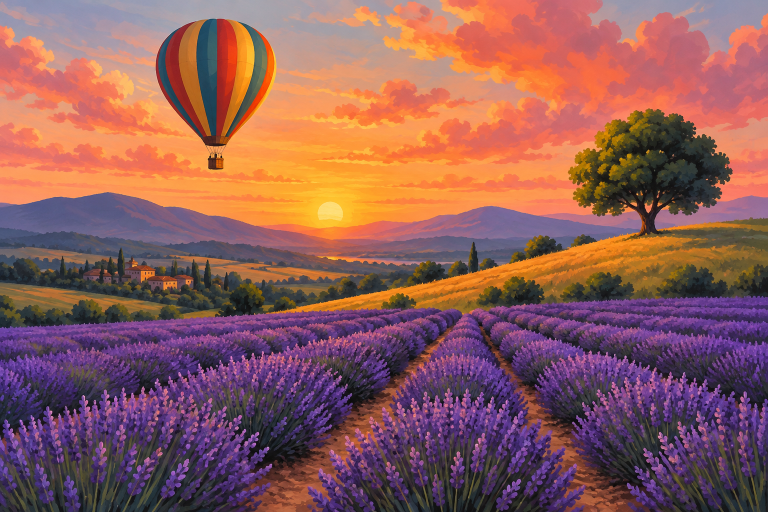
#> input picture spike/experiments/bench/pictures/balloon-lavender/photo.png, 1536 x 1024 px (shown at 1/2 size)
$ python packet.py --lesson pictures/balloon-lavender
#> lines starting #> are read from the running program, lines starting #| are printed output that depends on the picture
### spike/experiments/bench/benchlib.py
"""Shared helpers for the v3 yardstick (#165): paths, the bench's pictures, hashes, and reading a lesson folder.

Every tool in spike/experiments/bench/ imports this. Nothing here changes a lesson folder.
"""

from __future__ import annotations

import hashlib
import json
from pathlib import Path

HERE = Path(__file__).resolve().parent
ROOT = HERE.parent.parent.parent
SPIKE = ROOT / "spike"
PICTURES_DIR = HERE / "pictures"
SCORES_DIR = HERE / "scores"

# The 8 bench pictures, by photo stem (photos/<stem>.<ext>): the five on the site, then the three picked to be hard
# (docs/design/pipeline-v3-plan.md, Wave 0).
PICTURES = ["chickadee", "red-sailboat", "balloon-lavender", "sleeping-cat", "snow-lantern", "highland-cow",
            "lake-cabin", "birch-grove"]

# Fault classes from the issue history (fault_counter.md has the definitions)
CLASSES = {"A": "step pictures", "B": "outlines", "C": "placement", "D": "paints", "E": "text", "F": "teaching",
           "G": "site", "H": "tooling"}
SEVERITY = {"blocker": 3, "major": 2, "minor": 1}


TEXT = {".json", ".md", ".txt"}  # frozen text: hashed with LF line ends, whatever a checkout did to them


# [11 lines left out: function sha256, not called in this run]


def lf_bytes(path: Path) -> bytes:
    """A frozen text file's bytes with LF line ends (as frozen), for copying into a build."""
    return Path(path).read_bytes().replace(b"\r\n", b"\n")


# [6 lines left out: function posix, not called in this run]


def dumps(data) -> str:
    """JSON the same way every time: sorted keys, two-space indent, a newline at the end."""
    return json.dumps(data, indent=2, sort_keys=True, ensure_ascii=False) + "\n"


# [4 lines left out: function write_json, not called in this run]


def read_json(path: Path, default=None):
    path = Path(path)
    if not path.exists():
        return default
    return json.loads(path.read_text(encoding="utf-8"))


def picture_of(lesson: Path) -> str:
    """The picture a lesson folder is of: its bench.json, else the run folder's name (<stem>_skill_<time>), else the
    canvas.json input's stem."""
    lesson = Path(lesson)
    bench = read_json(lesson / "bench.json")
    if bench and bench.get("picture"):
        return bench["picture"]
    if "_skill_" in lesson.name:
        return lesson.name.split("_skill_")[0]
    canvas = read_json(lesson / "canvas.json") or {}
    if canvas.get("input"):
        return Path(canvas["input"]).stem
    return lesson.name


def picture_order(name: str) -> tuple[int, str]:
    return (PICTURES.index(name) if name in PICTURES else len(PICTURES), name)


def canvas_box(lesson: Path) -> list[float]:
    canvas = read_json(Path(lesson) / "canvas.json") or {}
    return canvas.get("canvas_box") or [0.0, 0.0, 1.0, 1.0]


# [4 lines left out: function stage_image, not called in this run]


def lesson_steps(lesson: Path) -> list[dict]:
    """Every step of a published lesson (lesson.json) with what a painter is given for it: picture, words, paints,
    brushes. Only what the lesson page shows; nothing from the plan or the run's own reviews."""
    data = read_json(Path(lesson) / "lesson.json")
    if not data:
        raise FileNotFoundError(f"{lesson}/lesson.json is missing: publish the lesson first")
    groups = {}
    for g in data.get("groups") or []:
        for sid in g.get("steps") or []:
            groups[sid] = g.get("name", "")
    out = []
    for i, s in enumerate(data.get("stages") or []):
        out.append({
            "n": i + 1, "id": s.get("id", f"step-{i + 1}"), "name": s.get("name", ""),
            "group": groups.get(s.get("id"), ""), "image": stage_image(lesson, s),
            "lines": [str(x) for x in s.get("steps") or []],
            "tip": s.get("tip") or "",
            "brushes": s.get("brushes") or "",
            "paints": [{"name": c.get("name", ""), "hex": c.get("hex", ""), "recipe": c.get("recipe", "")}
                       for c in s.get("colors") or []],
        })
    return out


def crop_canvas(img, box: list[float]):
    """The canvas part of a picture in the image model's frame (the same crop publish makes)."""
    W, H = img.size
#> W = 1536; H = 1024
    if list(box) in ([0, 0, 1, 1], [0.0, 0.0, 1.0, 1.0]):
        return img
    return img.crop((round(box[0] * W), round(box[1] * H), round(box[2] * W), round(box[3] * H)))

### spike/experiments/bench/packet.py
"""Packets for the fault counter (#165, S0c): what a painter gets from a lesson, and nothing else.

    python spike/experiments/bench/packet.py --lesson LESSON [--lesson LESSON ...] [--out DIR] [--seed N]

DIR must be outside the repository (by default a new temp folder): a counter must never sit next to the bench's
saved results (spike/experiments/bench/baseline/<picture>/faults.json, known_problems.json), which for a pair round
are the answers for the same picture.

For each lesson it writes DIR/<packet id>/ with:
    photo.jpg            the photo the lesson shows, cropped to the canvas
    finish.jpg           the finished painting, cropped to the canvas
    steps/NN.jpg         each step picture as the painter sees it (canvas crop, 1200 px on the long side)
    pairs/NN.jpg         step NN-1 beside step NN (step 1 beside a blank canvas), the same pictures side by side
    lesson.md            each step's name, paints with recipes, brush, numbered words and tip, as the page shows them
    packet.json          the same, structured, with the picture paths

and DIR/fault_counter.md (the brief) and DIR/key.json, which maps each packet id to its lesson folder. The key stays
out of the packets: hand the reviewer only the brief and one packet folder. Keep the key with the round's results
(the baseline's is spike/experiments/bench/baseline/key.json): agreement.py joins the counts to the owner's scores
through it. It holds packet ids, picture names, lesson folder names and step counts, no lesson content. Packet ids are p01, p02, ... in an order drawn from the seed,
so a packet's name says nothing about which run or experiment made it. Nothing from plan.json, notes.json,
review.json, the ledger, or the run's transcript goes in.
"""

from __future__ import annotations

import argparse
import json
import random
import sys
from pathlib import Path

sys.path.insert(0, str(Path(__file__).resolve().parent))
from benchlib import canvas_box, crop_canvas, lesson_steps, picture_of, read_json, write_json  # noqa: E402

SIDE = 1200
PAIR_SIDE = 800
QUALITY = 88
RESULT = "faults.json"  # what the reviewer writes in its packet folder


def _save(img, path: Path, side: int) -> None:
#> called with side = 1200
    from PIL import Image

    img = img.convert("RGB")
#> img is the input picture: PIL image 1536x1024 RGB; mean R, G, B 143.1, 92.6, 90.4
    k = side / max(img.size)
#> k = 0.781
    if k < 1:
        img = img.resize((round(img.width * k), round(img.height * k)), Image.LANCZOS)
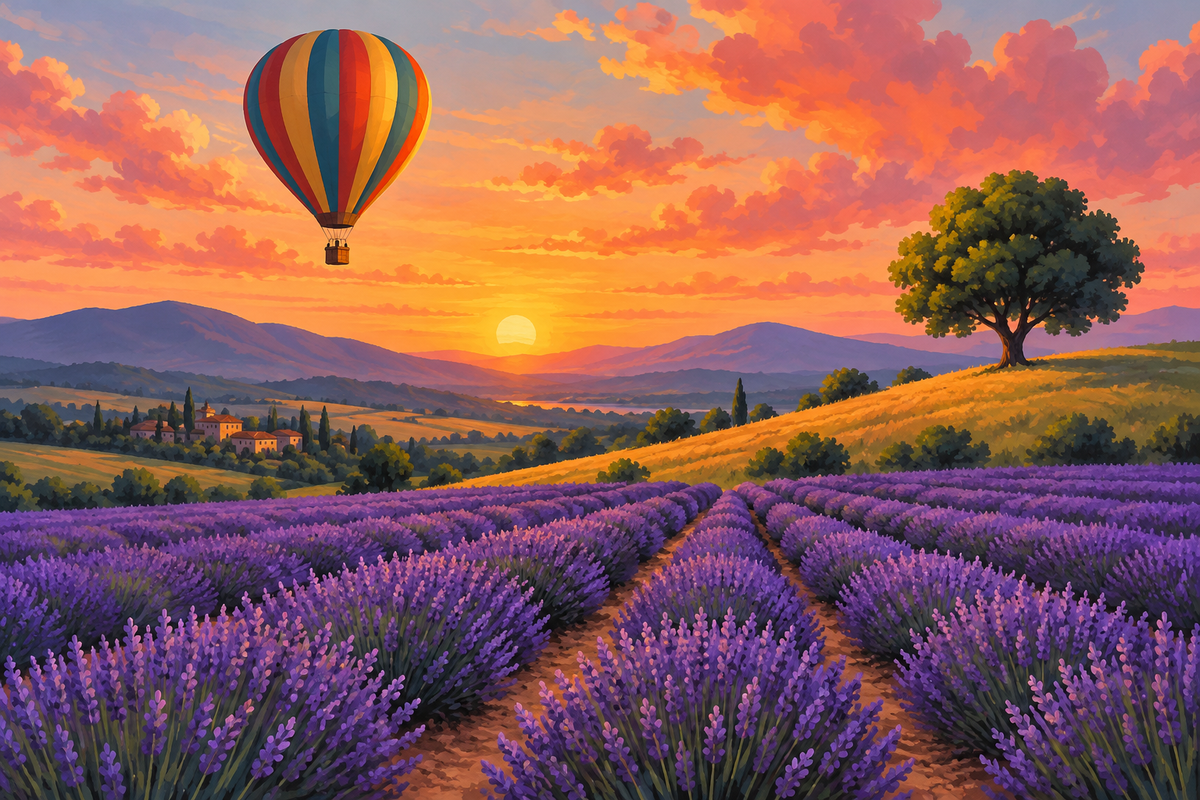
#> img: PIL image 1200x800 RGB; mean R, G, B 143.1, 92.6, 90.4
    path.parent.mkdir(parents=True, exist_ok=True)
    img.save(path, "JPEG", quality=QUALITY, optimize=True)


def _pair(before, after):
    from PIL import Image, ImageDraw

    after = after.convert("RGB")
    k = PAIR_SIDE / max(after.size)
    size = (round(after.width * k), round(after.height * k))
    b = before.convert("RGB").resize(size, Image.LANCZOS) if before is not None else Image.new("RGB", size, (246,) * 3)
    a = after.resize(size, Image.LANCZOS)
    gap, label = 16, 28
    out = Image.new("RGB", (size[0] * 2 + gap, size[1] + label), (255, 255, 255))
    out.paste(b, (0, label))
    out.paste(a, (size[0] + gap, label))
    d = ImageDraw.Draw(out)
    d.text((6, 6), "BEFORE (the step before)", fill=(0, 0, 0))
    d.text((size[0] + gap + 6, 6), "AFTER (this step)", fill=(0, 0, 0))
    return out


def _md(picture: str, steps: list[dict]) -> str:
    out = [f"# Lesson: {picture.replace('-', ' ')}", "",
           "The step pictures are in steps/, and each step beside the one before it in pairs/.", ""]
    for s in steps:
        out.append(f"## Step {s['n']}: {s['name']}")
        if s["group"]:
            out.append(f"Part of: {s['group']}")
        out.append(f"Picture: {s['picture']} (beside the step before: {s['pair']})")
        if s["paints"]:
            out.append("Paints:")
            out += [f"- {p['name']} ({p['hex']}): {p['recipe']}" for p in s["paints"]]
        if s["brushes"]:
            out.append(f"Brush: {s['brushes']}")
        out.append("Words:")
        out += [f"{i + 1}. {line}" for i, line in enumerate(s["lines"])]
        if s["tip"]:
            out.append(f"Tip: {s['tip']}")
        out.append("")
    return "\n".join(out)


def build_one(lesson: Path, dest: Path) -> dict:
    from PIL import Image

    lesson = Path(lesson)
    box = canvas_box(lesson)
    picture = picture_of(lesson)
    dest.mkdir(parents=True, exist_ok=True)
    for name, out in (("photo.png", "photo.jpg"), ("99_finish.png", "finish.jpg")):
        src = lesson / name
        if src.exists():
            _save(crop_canvas(Image.open(src), box), dest / out, SIDE)
    steps, before = [], None
#> steps = []
    for st in lesson_steps(lesson):
        img = Image.open(st["image"]).convert("RGB")
        pic, pair = f"steps/{st['n']:02d}.jpg", f"pairs/{st['n']:02d}.jpg"
        _save(img, dest / pic, SIDE)
        _save(_pair(before, img), dest / pair, PAIR_SIDE * 2 + 16)
        before = img
        steps.append({"n": st["n"], "id": st["id"], "name": st["name"], "group": st["group"], "picture": pic,
                      "pair": pair, "paints": st["paints"], "brushes": st["brushes"], "lines": st["lines"],
                      "tip": st["tip"]})
    canvas = (read_json(lesson / "canvas.json") or {}).get("canvas") or {}
    packet = {"picture": picture, "canvas_in": [canvas.get("w_in"), canvas.get("h_in")],
              "photo": "photo.jpg" if (dest / "photo.jpg").exists() else None,
              "finish": "finish.jpg" if (dest / "finish.jpg").exists() else None,
              "steps": steps, "write_to": RESULT}
    write_json(dest / "packet.json", packet)
    (dest / "lesson.md").write_bytes(_md(picture, steps).encode("utf-8"))
    return packet


class Refused(ValueError):
    pass


def build(lessons: list[Path], out: Path | None = None, seed: int = 165) -> dict:
    import shutil
    import tempfile

    from benchlib import HERE, ROOT

    out = Path(out) if out else Path(tempfile.mkdtemp(prefix="gesso-packets-"))
    if out.resolve() == ROOT.resolve() or ROOT.resolve() in out.resolve().parents:
        raise Refused(f"{out} is inside the repository: make packets outside it (leave out --out for a temp folder), "
                      "so a counter can't read the bench's saved results")
    names = [Path(x).name for x in lessons]
    if len(set(names)) != len(names):
        raise Refused(f"two lessons share a folder name: {sorted({n for n in names if names.count(n) > 1})}")
    out.mkdir(parents=True, exist_ok=True)
    shutil.copyfile(HERE / "fault_counter.md", out / "fault_counter.md")
    order = list(lessons)
    random.Random(seed).shuffle(order)
    key = {}
    for i, lesson in enumerate(order):
        pid = f"p{i + 1:02d}"
        packet = build_one(Path(lesson), out / pid)
        key[pid] = {"lesson": Path(lesson).name, "picture": packet["picture"], "steps": len(packet["steps"])}
    write_json(out / "key.json", {"seed": seed, "packets": key})
    return {"out": str(out), "packets": key}


def main(argv: list[str] | None = None) -> int:
    ap = argparse.ArgumentParser(description=__doc__, formatter_class=argparse.RawDescriptionHelpFormatter)
    ap.add_argument("--out", help="a folder outside the repository (default: a new temp folder)")
    ap.add_argument("--lesson", action="append", required=True, help="a published lesson folder (repeat)")
    ap.add_argument("--seed", type=int, default=165, help="the order packets are numbered in")
    a = ap.parse_args(argv)
    try:
        r = build([Path(x) for x in a.lesson], Path(a.out) if a.out else None, a.seed)
    except (FileNotFoundError, Refused) as err:
        print(json.dumps({"problems": [str(err)]}))
        return 1
    print(json.dumps({**r, "problems": []}, indent=2))
    return 0


if __name__ == "__main__":
#> (the run stopped early here; a loop or call above may not have finished)

$ run again, with spike/experiments/bench/pictures/balloon-lavender/00_beginner.png copied over spike/experiments/bench/pictures/balloon-lavender/photo.png
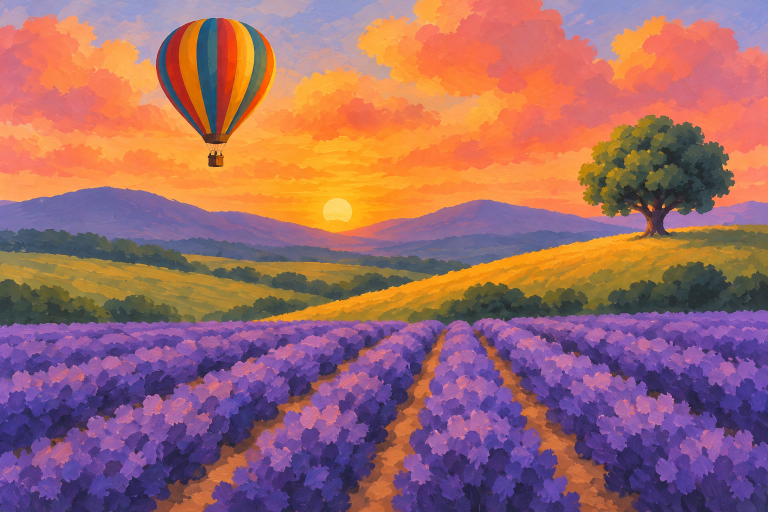
#> input picture spike/experiments/bench/pictures/balloon-lavender/00_beginner.png, 1536 x 1024 px (shown at 1/2 size)
#> W = 1536; H = 1024
#> in _save, img is the input picture: PIL image 1536x1024 RGB; mean R, G, B 157.9, 104.7, 106.7
#> in _save, `img = img.resize((round(img.width * k), round(img.height * k)), Image...`:
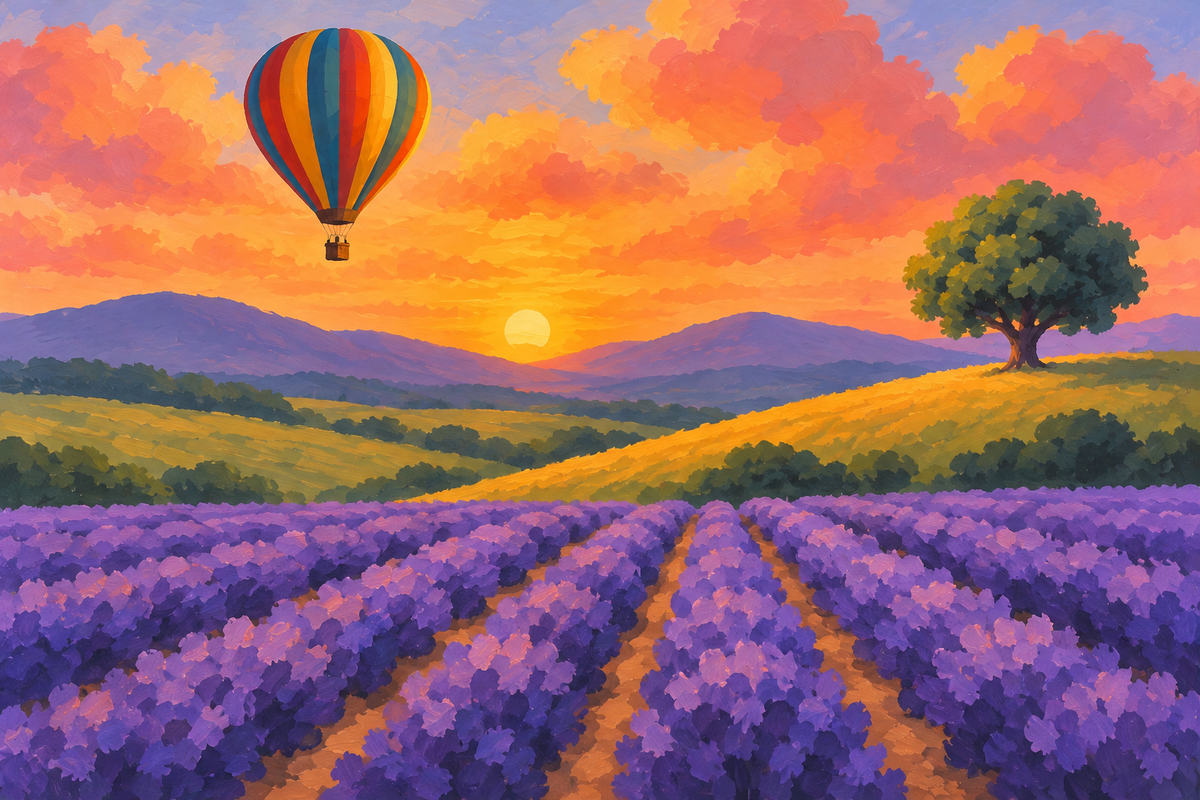
#> img: PIL image 1200x800 RGB; mean R, G, B 157.9, 104.7, 106.7
#> steps = []
